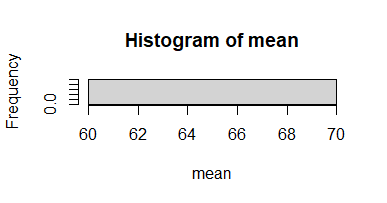

This chart was generated by the following R code:

#Test the Law of Large Numbers for N random normally distributed
# numbers with mean = 0, stdev =1.

# specify sample size
N <- 1000
count <- 0 # reset counter

# count how many of the numbers are between -1 and 1
for (i in rnorm(N)) {
  if(i >= -1 & i <= 1){
    count <- count + 1
  }
}

# calculate hit ratio
mean <- count / N*100

# check if mean > e(x)

mean
hist(mean)
